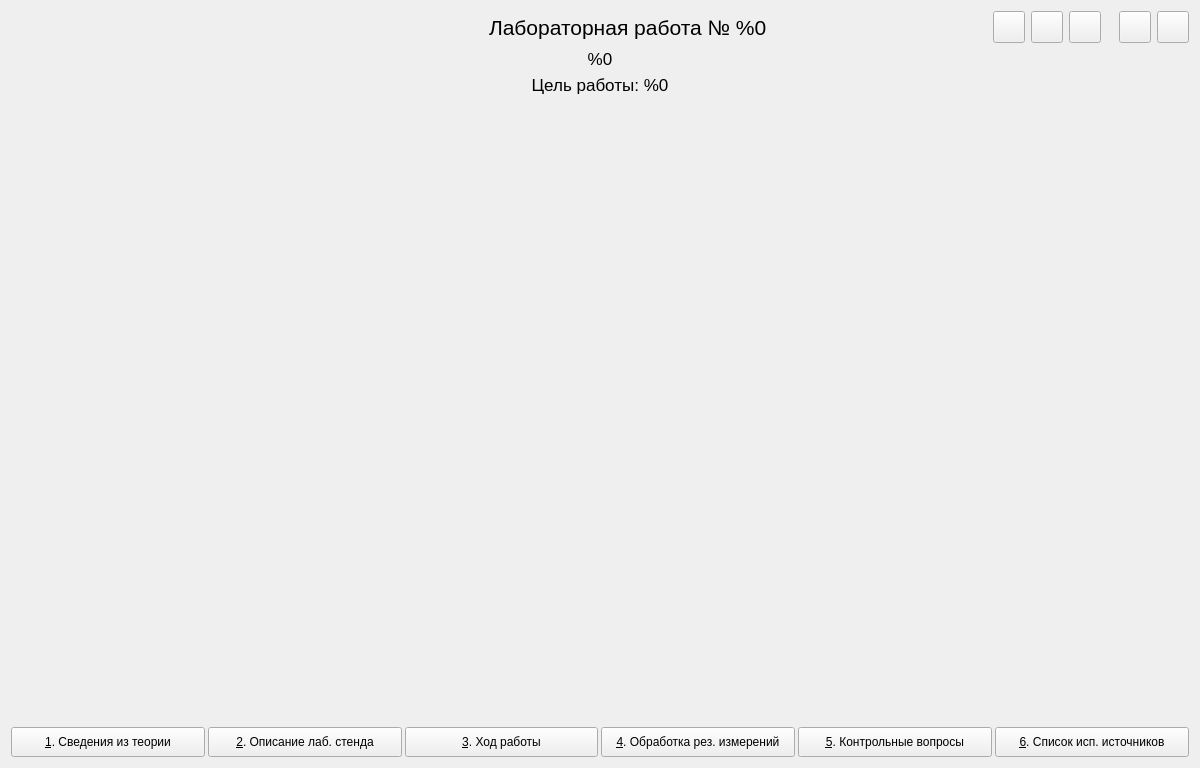
<?xml version="1.0" encoding="UTF-8"?>
<ui version="4.0">
 <class>MainWindow</class>
 <widget class="QMainWindow" name="MainWindow">
  <property name="geometry">
   <rect>
    <x>0</x>
    <y>0</y>
    <width>1200</width>
    <height>768</height>
   </rect>
  </property>
  <property name="sizePolicy">
   <sizepolicy hsizetype="Fixed" vsizetype="Fixed">
    <horstretch>0</horstretch>
    <verstretch>0</verstretch>
   </sizepolicy>
  </property>
  <property name="minimumSize">
   <size>
    <width>1200</width>
    <height>768</height>
   </size>
  </property>
  <property name="maximumSize">
   <size>
    <width>1200</width>
    <height>768</height>
   </size>
  </property>
  <property name="windowTitle">
   <string/>
  </property>
  <widget class="QWidget" name="centralWidget">
   <layout class="QGridLayout" name="gridLayout_2">
    <property name="verticalSpacing">
     <number>6</number>
    </property>
    <item row="0" column="0">
     <layout class="QHBoxLayout" name="horizontalLayout">
      <item>
       <spacer name="horizontalSpacer_7">
        <property name="orientation">
         <enum>Qt::Horizontal</enum>
        </property>
        <property name="sizeHint" stdset="0">
         <size>
          <width>40</width>
          <height>20</height>
         </size>
        </property>
       </spacer>
      </item>
      <item>
       <widget class="QLabel" name="lbTitle">
        <property name="font">
         <font>
          <pointsize>16</pointsize>
         </font>
        </property>
        <property name="text">
         <string>Лабораторная работа № %0</string>
        </property>
       </widget>
      </item>
      <item>
       <spacer name="horizontalSpacer_2">
        <property name="orientation">
         <enum>Qt::Horizontal</enum>
        </property>
        <property name="sizeType">
         <enum>QSizePolicy::Fixed</enum>
        </property>
        <property name="sizeHint" stdset="0">
         <size>
          <width>220</width>
          <height>20</height>
         </size>
        </property>
       </spacer>
      </item>
      <item>
       <widget class="QPushButton" name="pbAdmin">
        <property name="sizePolicy">
         <sizepolicy hsizetype="Fixed" vsizetype="Fixed">
          <horstretch>0</horstretch>
          <verstretch>0</verstretch>
         </sizepolicy>
        </property>
        <property name="minimumSize">
         <size>
          <width>32</width>
          <height>32</height>
         </size>
        </property>
        <property name="maximumSize">
         <size>
          <width>32</width>
          <height>32</height>
         </size>
        </property>
        <property name="toolTip">
         <string>Администрирование</string>
        </property>
        <property name="text">
         <string/>
        </property>
       </widget>
      </item>
      <item>
       <widget class="QPushButton" name="pbCalc">
        <property name="sizePolicy">
         <sizepolicy hsizetype="Fixed" vsizetype="Fixed">
          <horstretch>0</horstretch>
          <verstretch>0</verstretch>
         </sizepolicy>
        </property>
        <property name="minimumSize">
         <size>
          <width>32</width>
          <height>32</height>
         </size>
        </property>
        <property name="maximumSize">
         <size>
          <width>32</width>
          <height>32</height>
         </size>
        </property>
        <property name="toolTip">
         <string>Калькулятор</string>
        </property>
        <property name="text">
         <string/>
        </property>
       </widget>
      </item>
      <item>
       <widget class="QPushButton" name="pbAbout">
        <property name="sizePolicy">
         <sizepolicy hsizetype="Fixed" vsizetype="Fixed">
          <horstretch>0</horstretch>
          <verstretch>0</verstretch>
         </sizepolicy>
        </property>
        <property name="minimumSize">
         <size>
          <width>32</width>
          <height>32</height>
         </size>
        </property>
        <property name="maximumSize">
         <size>
          <width>32</width>
          <height>32</height>
         </size>
        </property>
        <property name="toolTip">
         <string>О программе...</string>
        </property>
        <property name="text">
         <string/>
        </property>
       </widget>
      </item>
      <item>
       <spacer name="horizontalSpacer">
        <property name="orientation">
         <enum>Qt::Horizontal</enum>
        </property>
        <property name="sizeType">
         <enum>QSizePolicy::Fixed</enum>
        </property>
        <property name="sizeHint" stdset="0">
         <size>
          <width>12</width>
          <height>20</height>
         </size>
        </property>
       </spacer>
      </item>
      <item>
       <widget class="QPushButton" name="pbMinimize">
        <property name="sizePolicy">
         <sizepolicy hsizetype="Fixed" vsizetype="Fixed">
          <horstretch>0</horstretch>
          <verstretch>0</verstretch>
         </sizepolicy>
        </property>
        <property name="minimumSize">
         <size>
          <width>32</width>
          <height>32</height>
         </size>
        </property>
        <property name="maximumSize">
         <size>
          <width>32</width>
          <height>32</height>
         </size>
        </property>
        <property name="toolTip">
         <string>Свернуть</string>
        </property>
        <property name="text">
         <string/>
        </property>
       </widget>
      </item>
      <item>
       <widget class="QPushButton" name="pbClose">
        <property name="sizePolicy">
         <sizepolicy hsizetype="Fixed" vsizetype="Fixed">
          <horstretch>0</horstretch>
          <verstretch>0</verstretch>
         </sizepolicy>
        </property>
        <property name="minimumSize">
         <size>
          <width>32</width>
          <height>32</height>
         </size>
        </property>
        <property name="maximumSize">
         <size>
          <width>32</width>
          <height>32</height>
         </size>
        </property>
        <property name="toolTip">
         <string>Закрыть</string>
        </property>
        <property name="text">
         <string/>
        </property>
       </widget>
      </item>
     </layout>
    </item>
    <item row="1" column="0">
     <layout class="QHBoxLayout" name="horizontalLayout_4">
      <item>
       <widget class="QLabel" name="lbTheme">
        <property name="font">
         <font>
          <pointsize>13</pointsize>
         </font>
        </property>
        <property name="text">
         <string>%0</string>
        </property>
        <property name="alignment">
         <set>Qt::AlignCenter</set>
        </property>
       </widget>
      </item>
     </layout>
    </item>
    <item row="2" column="0">
     <layout class="QHBoxLayout" name="horizontalLayout_5">
      <item>
       <widget class="QLabel" name="lbTarget">
        <property name="font">
         <font>
          <pointsize>13</pointsize>
         </font>
        </property>
        <property name="text">
         <string>Цель работы: %0</string>
        </property>
        <property name="alignment">
         <set>Qt::AlignCenter</set>
        </property>
       </widget>
      </item>
     </layout>
    </item>
    <item row="3" column="0">
     <widget class="QStackedWidget" name="stackedWidget">
      <property name="currentIndex">
       <number>2</number>
      </property>
      <widget class="QWidget" name="pTheory"/>
      <widget class="QWidget" name="pDescLabStand"/>
      <widget class="QWidget" name="pSequenceSteps">
       <layout class="QVBoxLayout" name="verticalLayout_6" stretch="">
        <property name="spacing">
         <number>12</number>
        </property>
        <property name="leftMargin">
         <number>0</number>
        </property>
        <property name="topMargin">
         <number>0</number>
        </property>
        <property name="rightMargin">
         <number>0</number>
        </property>
        <property name="bottomMargin">
         <number>0</number>
        </property>
       </layout>
      </widget>
      <widget class="QWidget" name="pProcessResult"/>
      <widget class="QWidget" name="pControlQuestions"/>
      <widget class="QWidget" name="pBibliography"/>
     </widget>
    </item>
    <item row="4" column="0">
     <layout class="QHBoxLayout" name="horizontalLayout_2">
      <property name="spacing">
       <number>3</number>
      </property>
      <property name="topMargin">
       <number>6</number>
      </property>
      <item>
       <widget class="QPushButton" name="pbTheory">
        <property name="sizePolicy">
         <sizepolicy hsizetype="Expanding" vsizetype="Fixed">
          <horstretch>0</horstretch>
          <verstretch>0</verstretch>
         </sizepolicy>
        </property>
        <property name="minimumSize">
         <size>
          <width>0</width>
          <height>30</height>
         </size>
        </property>
        <property name="maximumSize">
         <size>
          <width>16777215</width>
          <height>30</height>
         </size>
        </property>
        <property name="text">
         <string>&amp;1. Сведения из теории</string>
        </property>
        <property name="shortcut">
         <string>Alt+1</string>
        </property>
        <property name="checkable">
         <bool>true</bool>
        </property>
        <property name="autoExclusive">
         <bool>true</bool>
        </property>
        <property name="flat">
         <bool>false</bool>
        </property>
       </widget>
      </item>
      <item>
       <widget class="QPushButton" name="pbDescLabStand">
        <property name="sizePolicy">
         <sizepolicy hsizetype="Expanding" vsizetype="Fixed">
          <horstretch>0</horstretch>
          <verstretch>0</verstretch>
         </sizepolicy>
        </property>
        <property name="minimumSize">
         <size>
          <width>0</width>
          <height>30</height>
         </size>
        </property>
        <property name="maximumSize">
         <size>
          <width>16777215</width>
          <height>30</height>
         </size>
        </property>
        <property name="text">
         <string>&amp;2. Описание лаб. стенда</string>
        </property>
        <property name="shortcut">
         <string>Alt+2</string>
        </property>
        <property name="checkable">
         <bool>true</bool>
        </property>
        <property name="autoExclusive">
         <bool>true</bool>
        </property>
        <property name="flat">
         <bool>false</bool>
        </property>
       </widget>
      </item>
      <item>
       <widget class="QPushButton" name="pbSequenceSteps">
        <property name="sizePolicy">
         <sizepolicy hsizetype="Expanding" vsizetype="Fixed">
          <horstretch>0</horstretch>
          <verstretch>0</verstretch>
         </sizepolicy>
        </property>
        <property name="minimumSize">
         <size>
          <width>0</width>
          <height>30</height>
         </size>
        </property>
        <property name="maximumSize">
         <size>
          <width>16777215</width>
          <height>30</height>
         </size>
        </property>
        <property name="text">
         <string>&amp;3. Ход работы</string>
        </property>
        <property name="shortcut">
         <string>Alt+3</string>
        </property>
        <property name="checkable">
         <bool>true</bool>
        </property>
        <property name="autoExclusive">
         <bool>true</bool>
        </property>
        <property name="flat">
         <bool>false</bool>
        </property>
       </widget>
      </item>
      <item>
       <widget class="QPushButton" name="pbProcessResult">
        <property name="sizePolicy">
         <sizepolicy hsizetype="Expanding" vsizetype="Fixed">
          <horstretch>0</horstretch>
          <verstretch>0</verstretch>
         </sizepolicy>
        </property>
        <property name="minimumSize">
         <size>
          <width>0</width>
          <height>30</height>
         </size>
        </property>
        <property name="maximumSize">
         <size>
          <width>16777215</width>
          <height>30</height>
         </size>
        </property>
        <property name="text">
         <string>&amp;4. Обработка рез. измерений</string>
        </property>
        <property name="shortcut">
         <string>Alt+4</string>
        </property>
        <property name="checkable">
         <bool>true</bool>
        </property>
        <property name="autoExclusive">
         <bool>true</bool>
        </property>
        <property name="flat">
         <bool>false</bool>
        </property>
       </widget>
      </item>
      <item>
       <widget class="QPushButton" name="pbControlQuestions">
        <property name="sizePolicy">
         <sizepolicy hsizetype="Expanding" vsizetype="Fixed">
          <horstretch>0</horstretch>
          <verstretch>0</verstretch>
         </sizepolicy>
        </property>
        <property name="minimumSize">
         <size>
          <width>0</width>
          <height>30</height>
         </size>
        </property>
        <property name="maximumSize">
         <size>
          <width>16777215</width>
          <height>30</height>
         </size>
        </property>
        <property name="text">
         <string>&amp;5. Контрольные вопросы</string>
        </property>
        <property name="shortcut">
         <string>Alt+5</string>
        </property>
        <property name="checkable">
         <bool>true</bool>
        </property>
        <property name="autoExclusive">
         <bool>true</bool>
        </property>
        <property name="flat">
         <bool>false</bool>
        </property>
       </widget>
      </item>
      <item>
       <widget class="QPushButton" name="pbBibliography">
        <property name="sizePolicy">
         <sizepolicy hsizetype="Expanding" vsizetype="Fixed">
          <horstretch>0</horstretch>
          <verstretch>0</verstretch>
         </sizepolicy>
        </property>
        <property name="minimumSize">
         <size>
          <width>0</width>
          <height>30</height>
         </size>
        </property>
        <property name="maximumSize">
         <size>
          <width>16777215</width>
          <height>30</height>
         </size>
        </property>
        <property name="text">
         <string>&amp;6. Список исп. источников</string>
        </property>
        <property name="shortcut">
         <string>Alt+6</string>
        </property>
        <property name="checkable">
         <bool>true</bool>
        </property>
        <property name="autoExclusive">
         <bool>true</bool>
        </property>
        <property name="flat">
         <bool>false</bool>
        </property>
       </widget>
      </item>
     </layout>
    </item>
   </layout>
  </widget>
 </widget>
 <layoutdefault spacing="6" margin="11"/>
 <resources/>
 <connections/>
</ui>
